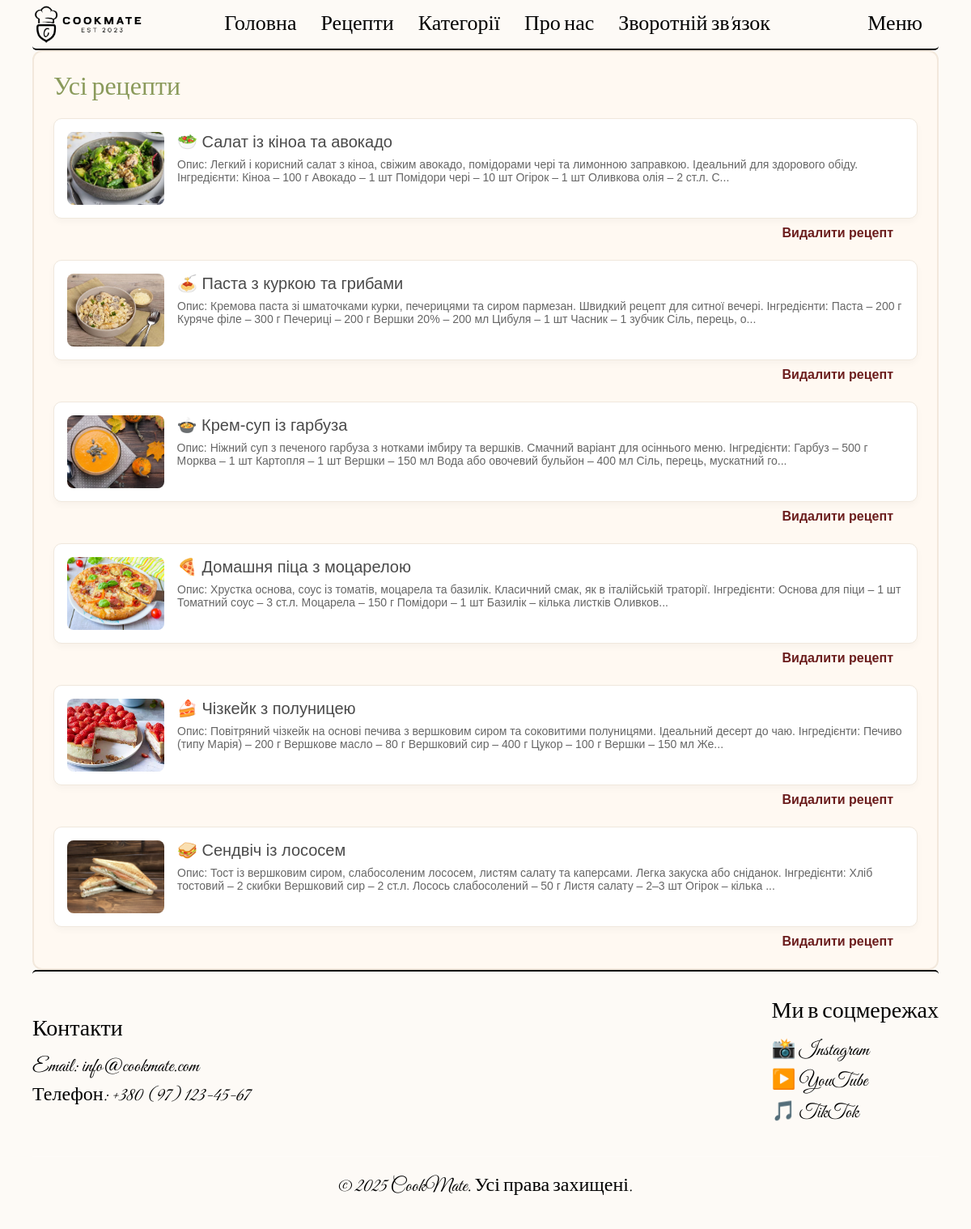
The app's page /recipes/manage_recipe.php with its own data.
### tables this page shows
CREATE TABLE `recipe` (
  `id` int NOT NULL,
  `cook_id` int NOT NULL,
  `image` varchar(128) NOT NULL,
  `title` varchar(128) NOT NULL,
  `description` text NOT NULL,
  `complexity` tinyint NOT NULL
);

### recipes/app/database/db.php (called while the page is built, shortened)
<?php
require('connect.php');
function dbCheckError($query){
    $errInfo = $query->errorInfo();
    return true;
}
function selectAll($table, $params = []){
    global $pdo;
    $sql = "SELECT * FROM $table";
    $query = $pdo->prepare($sql);
    $query->execute();
    return $query->fetchAll();
}

### recipes/manage_recipe.php (the view, shortened to what this page needs)
<?php
$recipes = selectAll('recipe');
?>
<!DOCTYPE html>
<html lang="en">
<head>
    <link rel="stylesheet" href="./assets/css/styles.css">
</head>
<body>
    <?php include("app/include/header.php"); ?>
    <div class="main-page-wrapper-vertical container">
        <div class="latest-recipes-block">
            <h2>Усі рецепти</h2>
            <div class="recipes-list">
            <?php foreach ($recipes as $recipe): ?>
                <a href="recipe.php?id=<?= $recipe['id'] ?>">
                    <div class="recipe-card">
                        <img src="./assets/img/recipes/<?= $recipe['image'] ?>" alt="Фото рецепту">
                        <div class="recipe-info">
                            <h3><?= htmlspecialchars($recipe['title']) ?></h3>
                            <p><?= mb_strimwidth(htmlspecialchars($recipe['description']), 0, 240, "...") ?></p>
                        </div>
                    </div>
                </a>
                <div class="delrec-div"><a href="editrecipe.php?recdel_id=<?=$recipe['id'] ;?>" class="delrec-btn" onclick="return confirm('Ви впевнені, що хочете видалити рецепт?');">Видалити рецепт</a></div>
            <?php endforeach; ?>
            </div>
        </div>
    </div>
    <?php include("app/include/footer.php"); ?>
</body>
</html>

### recipes/assets/css/styles.css (style rules this page uses)
* { margin: 0; padding: 0; font-weight: 400; text-decoration: none; color: white; font-family: "Montserrat", sans-serif; font-optical-sizing: auto; font-weight: 500; font-style: normal; text-decoration: none; }
body { background-color: #fdfaf6; color: black; }
html { scroll-behavior: smooth; }
a { font-weight: 700; }
.container { max-width: 1120px; margin: 0 auto; }
.latest-recipes-block { flex: 3; background-color: #fff9f2; padding: 1.5rem; border-radius: 12px; border: 2px solid #f2e8dc; }
.latest-recipes-block h2 { font-family: 'Great Vibes', cursive; font-size: 32px; color: #8a9a5b; margin-bottom: 1rem; }
.recipes-list { display: flex; flex-direction: column; gap: 1.5rem; }
.recipe-card { display: flex; gap: 1rem; background-color: #fff; padding: 1rem; border-radius: 10px; box-shadow: 0 4px 8px rgba(0, 0, 0, 0.03); border: 1px solid #f0e8dd; transition: transform 0.2s; }
.recipe-card img { width: 120px; height: 90px; object-fit: cover; border-radius: 8px; }
.recipe-info h3 { margin: 0; font-size: 20px; color: #4a4a4a; }
.recipe-info p { margin: 0.5rem 0 0; font-size: 14px; color: #666; }
.main-page-wrapper-vertical { display: flex; flex-direction: column; }
.delrec-div { text-align: end; margin: -15px 15px 0; }
.delrec-div a { color: #6b1d1d; margin: 0 15px; }

### records on screen
recipe: image (picture), title "🥗 Салат із кіноа та авокадо", description "Опис: Легкий і корисний салат з кіноа, свіжим авокадо, помідорами чері та лимонною заправкою. Ідеальний для здорового обіду. Інгредієнти: Кіноа – 100 г Авокадо – 1 шт Помідори чері – 10 шт Огірок – 1 шт Оливкова олія – 2 ст.л. С..."
recipe: image (picture), title "🍝 Паста з куркою та грибами", description "Опис: Кремова паста зі шматочками курки, печерицями та сиром пармезан. Швидкий рецепт для ситної вечері. Інгредієнти: Паста – 200 г Куряче філе – 300 г Печериці – 200 г Вершки 20% – 200 мл Цибуля – 1 шт Часник – 1 зубчик Сіль, перець, о..."
recipe: image (picture), title "🍲 Крем-суп із гарбуза", description "Опис: Ніжний суп з печеного гарбуза з нотками імбиру та вершків. Смачний варіант для осіннього меню. Інгредієнти: Гарбуз – 500 г Морква – 1 шт Картопля – 1 шт Вершки – 150 мл Вода або овочевий бульйон – 400 мл Сіль, перець, мускатний го..."
recipe: image (picture), title "🍕 Домашня піца з моцарелою", description "Опис: Хрустка основа, соус із томатів, моцарела та базилік. Класичний смак, як в італійській траторії. Інгредієнти: Основа для піци – 1 шт Томатний соус – 3 ст.л. Моцарела – 150 г Помідори – 1 шт Базилік – кілька листків Оливков..."
recipe: image (picture), title "🍰 Чізкейк з полуницею", description "Опис: Повітряний чізкейк на основі печива з вершковим сиром та соковитими полуницями. Ідеальний десерт до чаю. Інгредієнти: Печиво (типу Марія) – 200 г Вершкове масло – 80 г Вершковий сир – 400 г Цукор – 100 г Вершки – 150 мл Же..."
recipe: image (picture), title "🥪 Сендвіч із лососем", description "Опис: Тост із вершковим сиром, слабосоленим лососем, листям салату та каперсами. Легка закуска або сніданок. Інгредієнти: Хліб тостовий – 2 скибки Вершковий сир – 2 ст.л. Лосось слабосолений – 50 г Листя салату – 2–3 шт Огірок – кілька ..."
